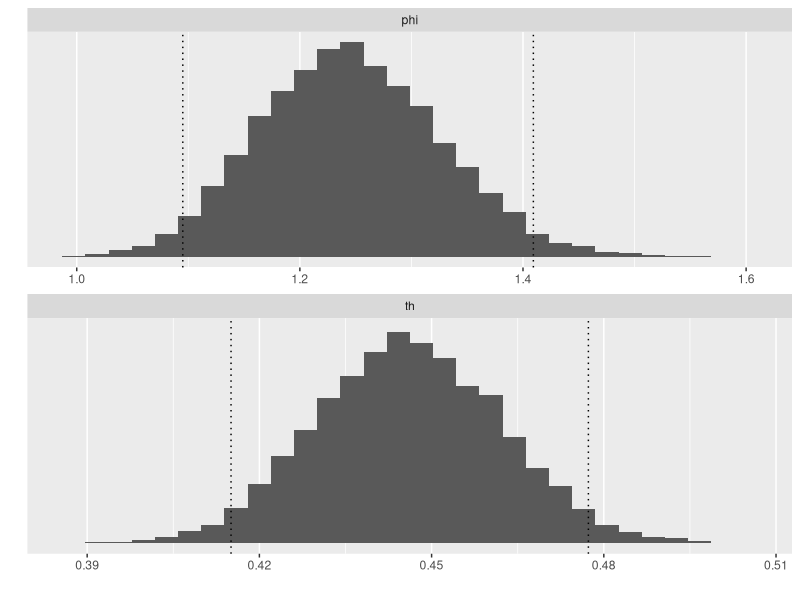

Reproduce this figure in R.
# Bayesian data analysis
# Aki Vehtari <Aki.Vehtari@aalto.fi>
# Markus Paasiniemi <Markus.Paasiniemi@aalto.fi>

# Simulate samples from Beta(438,544), draw a histogram with
# quantiles, and do the same for a transformed variable.

# ggplot2 is used for plotting, tidyr for manipulating the data frames
if(!require(ggplot2)) install.packages("ggplot2"); require(ggplot2)
if(!require(tidyr)) install.packages("tidyr"); require(tidyr)

# Sample from posterior Beta(438,544)
# Get all samples at once and store them in vector 'th'
a <- 438
b <- 544

th <- rbeta(10000, a, b)
# phi = (1-theta)/theta
phi <- (1 - th) / th
# merge the data into one data frame for plotting
df1 <- data.frame(phi,th) %>% gather()

# compute 2.5% and 97.5% quantile approximation using samples
thq <- quantile(th, c(0.025, 0.975))
# 2.5% and 97.5% quantile approximation for phi
phiq <- quantile(phi, c(0.025, 0.975))
# merge quantiles into one data frame for plotting
df2 <- data.frame(phi = phiq, th = thq) %>% gather()

# Histogram plots with 30 bins for theta and phi
ggplot() +
  geom_histogram(data = df1, aes(value), bins = 30) +
  geom_vline(data = df2, aes(xintercept = value), linetype = 'dotted') +
  facet_wrap(~key, ncol = 1, scales = 'free_x')  +
  labs(x = '', y = '') +
  scale_y_continuous(breaks = NULL)

